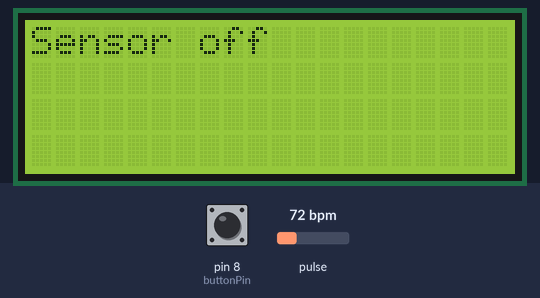
The sketch below on a simulated Arduino Uno, built with avr-gcc and run on an emulated ATmega328P. Shown: 20×4 character LCD. The test bench sets the inputs (shaded band); at power-on: pin 8 (buttonPin) LOW, pulse 72 bpm. What the sketch prints to the serial monitor is not drawn.

Above: at 1.3 s.
1.4 s: pin 8 (buttonPin) pulled HIGH for 0.15 s
At 2.2 s:
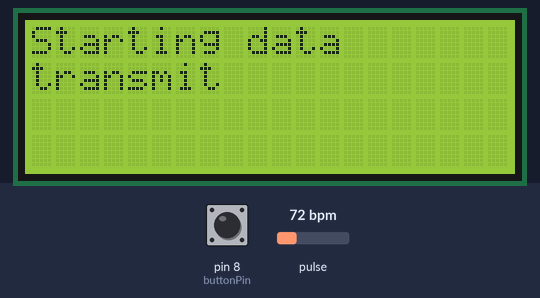
4.5 s: pulse set to 42 bpm
At 6.9 s:
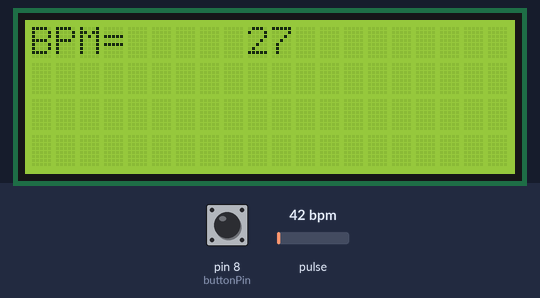
7.5 s: pulse set to 130 bpm
At 7.94 s:
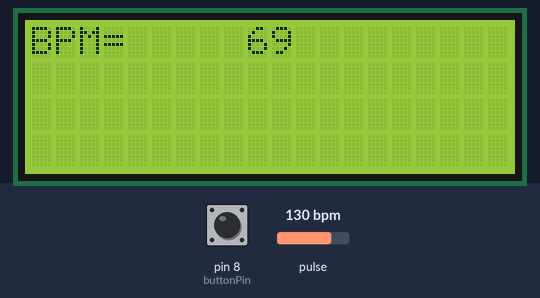
9.6 s: pin 8 (buttonPin) pulled HIGH for 1 s
At 13.4 s:
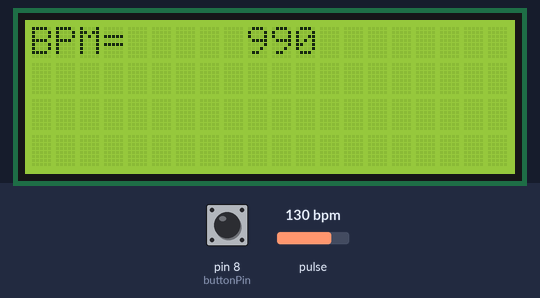
13.6 s: pulse set to 70 bpm
At 14.3 s:
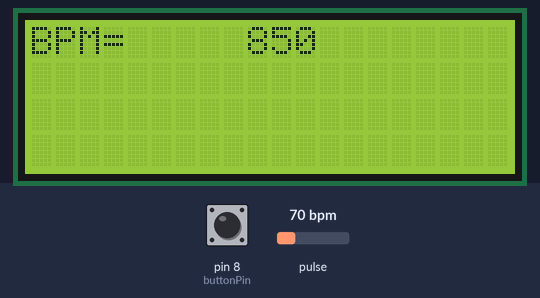
16.4 s: pin 8 (buttonPin) pulled HIGH for 3.2 s
At 17.8 s:
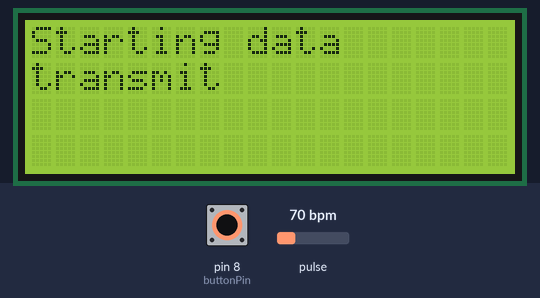
Timing chart, 0 to 19.4 s (numbered marks = the images above; inputs shaded):
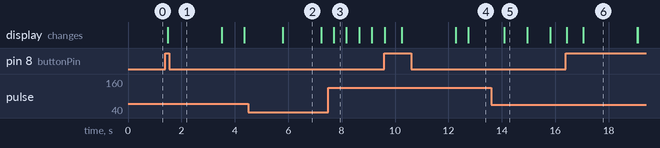

Measured:
- after the input at 1.4 s, the display: changes after 0.08 s (image 1)
- after the input at 7.5 s, the display: changes after 0.21 s (image 3)
- after the input at 9.6 s, the display: first changes at once (image 4 shows a later state)
- after the input at 16.4 s, the display: first changes at once (image 6 shows a later state)
- what the display in image 2 shows lasts 1.4 s, from 5.8 s to 7.2 s
- what the display in image 3 shows lasts 0.5 s, from 7.7 s to 8.2 s
- what the display in image 5 shows lasts 0.9 s, from 14.1 s to 15.0 s

The sketch:

medicalDecice.ino
```cpp
/*
Code for arduino prototype medical device with heart rate monitor attachment
*/

#include <Wire.h>
#include "MAX30105.h"
#include "heartRate.h"

int buttonPin = 8;
bool isOn = false;
bool cleared = false;

// #include <uartWIFI.h>
//#include <SoftwareSerial.h>

#include <LiquidCrystal_I2C.h>

LiquidCrystal_I2C lcd(0x27,20,4);

MAX30105 particleSensor;
const byte RATE_SIZE = 4; //Increase this for more averaging. 4 is good.
byte rates[RATE_SIZE]; //Array of heart rates
byte rateSpot = 0;
long lastBeat = 0; //Time at which the last beat occurred

float beatsPerMinute;
int beatAvg;

// #define SSID       "test"
// #define PASSWORD   "test"
// WIFI wifi;
// extern int chlID;

void setup() {
  // put your setup code here, to run once:
  Serial.begin(115200);
  pinMode(buttonPin, INPUT);
  Serial.println("Initializing...");

  // Initialize sensor
  while (!particleSensor.begin(Wire, I2C_SPEED_FAST)) //Use default I2C port, 400kHz speed
  {
    Serial.println("MAX30105 was not found. Please check wiring/power. ");
    // while (1);
  }
  Serial.println("Place your index finger on the sensor with steady pressure.");

  particleSensor.setup(); //Configure sensor with default settings
  particleSensor.setPulseAmplitudeRed(0x0A); //Turn Red LED to low to indicate sensor is running
  particleSensor.setPulseAmplitudeGreen(0); //Turn off Green LED

  lcd.init();                      // initialize the lcd
  lcd.init();
  lcd.backlight();
  lcd.clear();
  lcd.setCursor(0,0);
  lcd.print("Hello, world!");

  // delay(1000);

  /*
  // Wifi setup
  wifi.begin();
  bool b = wifi.Initialize(AP, SSID, PASSWORD);
  if(!b)
  {
    lcd.clear();
    lcd.setCursor(0,0);
    lcd.print("Init Error");
  //    DebugSerial.println("Init error");
  }
  delay(8000);  //make sure the module can have enough time to get an IP address
  String ipstring  = wifi.showIP();
  //  DebugSerial.println(ipstring);    //show the ip address of module
  lcd.clear();
  lcd.setCursor(0,0);
  lcd.print(ipstring);

  delay(1000);
  wifi.confMux(1);
  delay(100);
  if(wifi.confServer(1,80))
  //  DebugSerial.println("Server is set up");
  lcd.clear();
  lcd.setCursor(0,0);
  lcd.print("Server is set up");

  delay(10000);
  */

  lcd.clear();
  lcd.setCursor(0,0);
  lcd.print("Sensor off");
}

void loop() {
  // put your main code here, to run repeatedly:

  // Set mode, whether in read mode (button down) or server mode (button up)
  if (digitalRead(buttonPin) == HIGH) {
    lcd.clear();
    isOn = !isOn;
    cleared = false;

    lcd.setCursor(0,0);
    if (isOn) {
      lcd.print("Starting data");
      lcd.setCursor(0,1);
      lcd.print("transmit");
      delay(1500);
    } else {
      lcd.print("Sensor off");
    }
    delay(500);
  }

  if (isOn) {
    // Read mode
    long irValue = particleSensor.getIR();

    if (irValue < 50000) {
      // No finger present
      cleared = false;
      lcd.clear();
      lcd.setCursor(0,0);
      lcd.print("Place finger on");
      lcd.setCursor(0,1);
      lcd.print("sensor");
    } else {
      if (checkForBeat(irValue) == true)
      {
        // From example code
        //We sensed a beat!
        long delta = millis() - lastBeat;
        lastBeat = millis();

        beatsPerMinute = 60 / (delta / 1000.0);

        if (beatsPerMinute < 255 && beatsPerMinute > 20)
        {
          rates[rateSpot++] = (byte)beatsPerMinute; //Store this reading in the array
          rateSpot %= RATE_SIZE; //Wrap variable

          //Take average of readings
          beatAvg = 0;
          for (byte x = 0 ; x < RATE_SIZE ; x++)
            beatAvg += rates[x];
          beatAvg /= RATE_SIZE;
        }
      }

      //    Serial.print("IR=");
      //    Serial.print(irValue);

      //    Serial.print(", BPM=");
      //    Serial.print(beatsPerMinute);
      //    Serial.print(", Avg BPM=");
      //    Serial.print(beatAvg);

      //      lcd.clear();

      //      lcd.setCursor(0,0);
      //      lcd.print("Transmitting...");

      if (!cleared) {
        lcd.clear();
        cleared = true;
      }

      lcd.setCursor(0,0);
      lcd.print("BPM=");

      lcd.setCursor(7,0);
      lcd.print("  ");
      lcd.print(beatAvg);

    //      lcd.setCursor(0,1);
    //      lcd.print(beatsPerMinute);
    }

  } else {
    // Server mode
    // Serial.println("OFF");
    delay(100);
  }
}
```
